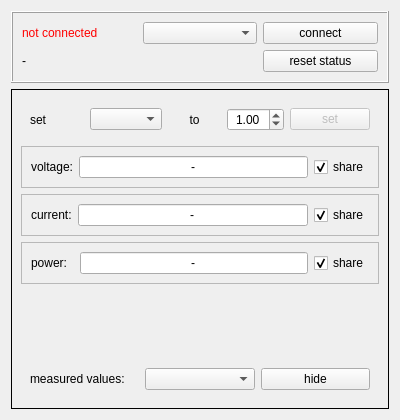
<?xml version="1.0" encoding="UTF-8"?>
<ui version="4.0">
 <class>powerMeterTestWindow</class>
 <widget class="QWidget" name="powerMeterTestWindow">
  <property name="geometry">
   <rect>
    <x>0</x>
    <y>0</y>
    <width>400</width>
    <height>420</height>
   </rect>
  </property>
  <property name="windowTitle">
   <string>TEST Power Meter</string>
  </property>
  <layout class="QGridLayout" name="gridLayout_8">
   <item row="0" column="0">
    <widget class="QFrame" name="frame_connection">
     <property name="frameShape">
      <enum>QFrame::Box</enum>
     </property>
     <property name="frameShadow">
      <enum>QFrame::Raised</enum>
     </property>
     <layout class="QGridLayout" name="gridLayout_4">
      <item row="0" column="0">
       <widget class="QLabel" name="lbl_status">
        <property name="styleSheet">
         <string notr="true">color: red;</string>
        </property>
        <property name="text">
         <string>not connected</string>
        </property>
       </widget>
      </item>
      <item row="0" column="1">
       <widget class="QComboBox" name="cob_ports"/>
      </item>
      <item row="0" column="2">
       <widget class="QPushButton" name="btn_connect">
        <property name="text">
         <string>connect</string>
        </property>
       </widget>
      </item>
      <item row="1" column="0">
       <widget class="QLabel" name="lbl_info">
        <property name="text">
         <string>-</string>
        </property>
       </widget>
      </item>
      <item row="1" column="2">
       <widget class="QPushButton" name="btn_resetStatus">
        <property name="text">
         <string>reset status</string>
        </property>
       </widget>
      </item>
     </layout>
    </widget>
   </item>
   <item row="1" column="0">
    <widget class="QFrame" name="frame_values">
     <property name="enabled">
      <bool>true</bool>
     </property>
     <property name="frameShape">
      <enum>QFrame::Box</enum>
     </property>
     <layout class="QGridLayout" name="gridLayout_7">
      <item row="0" column="0">
       <widget class="QFrame" name="frame_setValues">
        <layout class="QGridLayout" name="gridLayout_5">
         <item row="0" column="0">
          <widget class="QLabel" name="lbl_setValue_lbl">
           <property name="text">
            <string>set</string>
           </property>
          </widget>
         </item>
         <item row="0" column="1">
          <widget class="QComboBox" name="cob_setValue"/>
         </item>
         <item row="0" column="2">
          <widget class="QLabel" name="lbl_setTo_lbl">
           <property name="sizePolicy">
            <sizepolicy hsizetype="Preferred" vsizetype="Preferred">
             <horstretch>0</horstretch>
             <verstretch>0</verstretch>
            </sizepolicy>
           </property>
           <property name="text">
            <string>to</string>
           </property>
           <property name="alignment">
            <set>Qt::AlignCenter</set>
           </property>
          </widget>
         </item>
         <item row="0" column="3">
          <widget class="QDoubleSpinBox" name="dsp_setValue">
           <property name="alignment">
            <set>Qt::AlignCenter</set>
           </property>
           <property name="value">
            <double>1.000000000000000</double>
           </property>
          </widget>
         </item>
         <item row="0" column="4">
          <widget class="QPushButton" name="btn_setValue">
           <property name="enabled">
            <bool>false</bool>
           </property>
           <property name="text">
            <string>set</string>
           </property>
          </widget>
         </item>
        </layout>
       </widget>
      </item>
      <item row="1" column="0">
       <widget class="QFrame" name="frame_voltage">
        <property name="frameShape">
         <enum>QFrame::StyledPanel</enum>
        </property>
        <property name="frameShadow">
         <enum>QFrame::Raised</enum>
        </property>
        <layout class="QGridLayout" name="gridLayout">
         <item row="0" column="0">
          <widget class="QLabel" name="lbl_voltage_lbl">
           <property name="text">
            <string>voltage:</string>
           </property>
          </widget>
         </item>
         <item row="0" column="1">
          <widget class="QLineEdit" name="txt_voltage">
           <property name="text">
            <string>-</string>
           </property>
           <property name="alignment">
            <set>Qt::AlignCenter</set>
           </property>
           <property name="readOnly">
            <bool>true</bool>
           </property>
          </widget>
         </item>
         <item row="0" column="2">
          <widget class="QCheckBox" name="chb_shareVoltage">
           <property name="text">
            <string>share</string>
           </property>
           <property name="checked">
            <bool>true</bool>
           </property>
          </widget>
         </item>
        </layout>
       </widget>
      </item>
      <item row="2" column="0">
       <widget class="QFrame" name="frame_current">
        <property name="frameShape">
         <enum>QFrame::StyledPanel</enum>
        </property>
        <property name="frameShadow">
         <enum>QFrame::Raised</enum>
        </property>
        <layout class="QGridLayout" name="gridLayout_2">
         <item row="0" column="0">
          <widget class="QLabel" name="lbl_current_lbl">
           <property name="text">
            <string>current:</string>
           </property>
          </widget>
         </item>
         <item row="0" column="1">
          <widget class="QLineEdit" name="txt_current">
           <property name="text">
            <string>-</string>
           </property>
           <property name="alignment">
            <set>Qt::AlignCenter</set>
           </property>
           <property name="readOnly">
            <bool>true</bool>
           </property>
          </widget>
         </item>
         <item row="0" column="2">
          <widget class="QCheckBox" name="chb_shareCurrent">
           <property name="text">
            <string>share</string>
           </property>
           <property name="checked">
            <bool>true</bool>
           </property>
          </widget>
         </item>
        </layout>
       </widget>
      </item>
      <item row="3" column="0">
       <widget class="QFrame" name="frame_power">
        <property name="frameShape">
         <enum>QFrame::StyledPanel</enum>
        </property>
        <property name="frameShadow">
         <enum>QFrame::Raised</enum>
        </property>
        <layout class="QGridLayout" name="gridLayout_3">
         <item row="0" column="0">
          <widget class="QLabel" name="lbl_power_lbl">
           <property name="text">
            <string>power:  </string>
           </property>
          </widget>
         </item>
         <item row="0" column="1">
          <widget class="QLineEdit" name="txt_power">
           <property name="text">
            <string>-</string>
           </property>
           <property name="alignment">
            <set>Qt::AlignCenter</set>
           </property>
           <property name="readOnly">
            <bool>true</bool>
           </property>
          </widget>
         </item>
         <item row="0" column="2">
          <widget class="QCheckBox" name="chb_sharePower">
           <property name="text">
            <string>share</string>
           </property>
           <property name="checked">
            <bool>true</bool>
           </property>
          </widget>
         </item>
        </layout>
       </widget>
      </item>
      <item row="5" column="0">
       <widget class="QFrame" name="frame_measuredValues">
        <property name="frameShape">
         <enum>QFrame::NoFrame</enum>
        </property>
        <property name="frameShadow">
         <enum>QFrame::Raised</enum>
        </property>
        <layout class="QGridLayout" name="gridLayout_6">
         <item row="0" column="0">
          <widget class="QLabel" name="lbl_measuredValues_lbl">
           <property name="text">
            <string>measured values:</string>
           </property>
          </widget>
         </item>
         <item row="0" column="1">
          <widget class="QComboBox" name="cob_measuredValues"/>
         </item>
         <item row="0" column="2">
          <widget class="QPushButton" name="btn_measuredValuesVisibility">
           <property name="text">
            <string>hide</string>
           </property>
          </widget>
         </item>
        </layout>
       </widget>
      </item>
      <item row="4" column="0">
       <spacer name="verticalSpacer">
        <property name="orientation">
         <enum>Qt::Vertical</enum>
        </property>
        <property name="sizeHint" stdset="0">
         <size>
          <width>20</width>
          <height>40</height>
         </size>
        </property>
       </spacer>
      </item>
     </layout>
    </widget>
   </item>
  </layout>
 </widget>
 <resources/>
 <connections/>
</ui>
